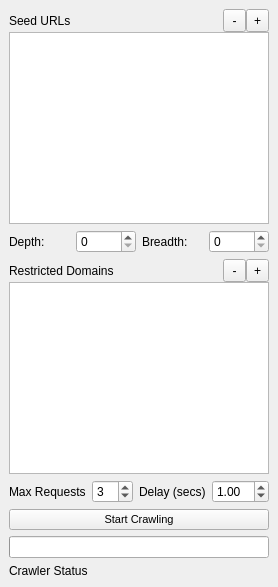
  <widget class="QDockWidget" name="crawler_widget">
   <property name="enabled">
    <bool>true</bool>
   </property>
   <property name="minimumSize">
    <size>
     <width>247</width>
     <height>377</height>
    </size>
   </property>
   <property name="features">
    <set>QDockWidget::DockWidgetFloatable|QDockWidget::DockWidgetMovable</set>
   </property>
   <property name="allowedAreas">
    <set>Qt::LeftDockWidgetArea|Qt::RightDockWidgetArea</set>
   </property>
   <property name="windowTitle">
    <string notr="true">Web Crawler</string>
   </property>
   <attribute name="dockWidgetArea">
    <number>1</number>
   </attribute>
   <widget class="QWidget" name="crawler_widget_contents">
    <layout class="QVBoxLayout" name="verticalLayout_4">
     <item>
      <layout class="QVBoxLayout" name="seed_urls_layout">
       <property name="spacing">
        <number>0</number>
       </property>
       <item>
        <layout class="QHBoxLayout" name="seed_urls_title_layout">
         <item>
          <widget class="QLabel" name="seed_urls_label">
           <property name="text">
            <string>Seed URLs</string>
           </property>
          </widget>
         </item>
         <item>
          <widget class="QToolButton" name="remove_seed_url_button">
           <property name="minimumSize">
            <size>
             <width>23</width>
             <height>23</height>
            </size>
           </property>
           <property name="maximumSize">
            <size>
             <width>23</width>
             <height>23</height>
            </size>
           </property>
           <property name="baseSize">
            <size>
             <width>23</width>
             <height>23</height>
            </size>
           </property>
           <property name="text">
            <string>-</string>
           </property>
          </widget>
         </item>
         <item>
          <widget class="QToolButton" name="add_seed_url_button">
           <property name="minimumSize">
            <size>
             <width>23</width>
             <height>23</height>
            </size>
           </property>
           <property name="maximumSize">
            <size>
             <width>23</width>
             <height>23</height>
            </size>
           </property>
           <property name="baseSize">
            <size>
             <width>23</width>
             <height>23</height>
            </size>
           </property>
           <property name="text">
            <string>+</string>
           </property>
          </widget>
         </item>
        </layout>
       </item>
       <item>
        <widget class="QListWidget" name="seed_urls_list"/>
       </item>
      </layout>
     </item>
     <item>
      <layout class="QHBoxLayout" name="crawler_config_layout">
       <item>
        <widget class="QLabel" name="crawler_depth_label">
         <property name="text">
          <string>Depth:</string>
         </property>
        </widget>
       </item>
       <item>
        <widget class="QSpinBox" name="crawler_depth_spinbox"/>
       </item>
       <item>
        <widget class="QLabel" name="crawler_breadth_label">
         <property name="text">
          <string>Breadth:</string>
         </property>
        </widget>
       </item>
       <item>
        <widget class="QSpinBox" name="crawler_breadth_spinbox"/>
       </item>
      </layout>
     </item>
     <item>
      <layout class="QVBoxLayout" name="restricted_domains_layout">
       <property name="spacing">
        <number>0</number>
       </property>
       <item>
        <layout class="QHBoxLayout" name="restricted_domains_title_layout">
         <item>
          <widget class="QLabel" name="restricted_domains_label">
           <property name="text">
            <string>Restricted Domains</string>
           </property>
          </widget>
         </item>
         <item>
          <widget class="QToolButton" name="remove_restricted_domain_button">
           <property name="minimumSize">
            <size>
             <width>23</width>
             <height>23</height>
            </size>
           </property>
           <property name="maximumSize">
            <size>
             <width>23</width>
             <height>23</height>
            </size>
           </property>
           <property name="baseSize">
            <size>
             <width>23</width>
             <height>23</height>
            </size>
           </property>
           <property name="text">
            <string>-</string>
           </property>
          </widget>
         </item>
         <item>
          <widget class="QToolButton" name="add_restricted_domain_button">
           <property name="minimumSize">
            <size>
             <width>23</width>
             <height>23</height>
            </size>
           </property>
           <property name="maximumSize">
            <size>
             <width>23</width>
             <height>23</height>
            </size>
           </property>
           <property name="baseSize">
            <size>
             <width>23</width>
             <height>23</height>
            </size>
           </property>
           <property name="text">
            <string>+</string>
           </property>
          </widget>
         </item>
        </layout>
       </item>
       <item>
        <widget class="QListWidget" name="restricted_domains_list">
         <property name="autoScrollMargin">
          <number>16</number>
         </property>
        </widget>
       </item>
      </layout>
     </item>
     <item>
      <layout class="QHBoxLayout" name="crawler_limits_layout">
       <item>
        <widget class="QLabel" name="crawler_max_requests_label">
         <property name="text">
          <string>Max Requests</string>
         </property>
        </widget>
       </item>
       <item>
        <widget class="QSpinBox" name="crawler_max_requests_spinbox">
         <property name="minimum">
          <number>1</number>
         </property>
         <property name="maximum">
          <number>10</number>
         </property>
         <property name="value">
          <number>3</number>
         </property>
        </widget>
       </item>
       <item>
        <widget class="QLabel" name="crawler_delay_label">
         <property name="text">
          <string>Delay (secs)</string>
         </property>
        </widget>
       </item>
       <item>
        <widget class="QDoubleSpinBox" name="crawler_delay_spinbox">
         <property name="minimum">
          <double>0.100000000000000</double>
         </property>
         <property name="maximum">
          <double>10.000000000000000</double>
         </property>
         <property name="value">
          <double>1.000000000000000</double>
         </property>
        </widget>
       </item>
      </layout>
     </item>
     <item>
      <widget class="QPushButton" name="toggle_crawler_activation_button">
       <property name="font">
        <font>
         <pointsize>8</pointsize>
        </font>
       </property>
       <property name="autoFillBackground">
        <bool>false</bool>
       </property>
       <property name="text">
        <string>Start Crawling</string>
       </property>
      </widget>
     </item>
     <item>
      <widget class="QProgressBar" name="crawler_progress_bar">
       <property name="value">
        <number>0</number>
       </property>
       <property name="textVisible">
        <bool>false</bool>
       </property>
      </widget>
     </item>
     <item>
      <widget class="QLabel" name="crawler_status">
       <property name="text">
        <string>Crawler Status</string>
       </property>
      </widget>
     </item>
    </layout>
   </widget>
  </widget>
